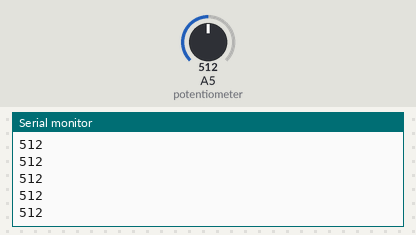
Recording of a sketch running on a simulated Arduino Uno, built with avr-gcc and run on an emulated ATmega328P. On the bench: the last lines printed to the serial monitor. The test bench sets the inputs (shaded band); at power-on: A5 (potentiometer) = 512.

Above: at 1.2 s.
1.3 s: A5 (potentiometer) set to 716
At 2.1 s:
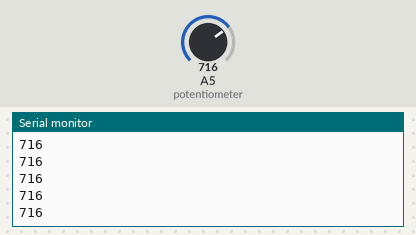
2.8 s: A5 (potentiometer) set to 900
At 3.7 s:
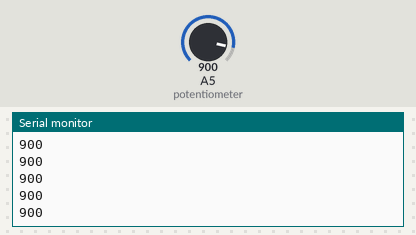
Timing chart, 0 to 5.8 s (numbered marks = the images above; inputs shaded):
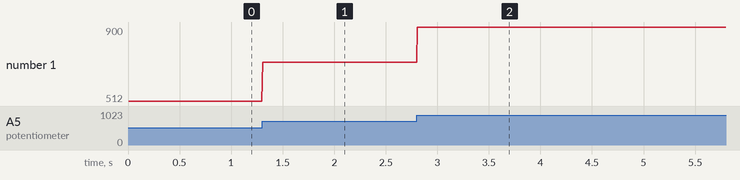

The sketch:

alleen_potentiometer1.ino
```cpp
// C++ code
//

const int potentiometer = A5;
unsigned long oldMillis = 0;

void setup()
{
  Serial.begin(9600);
  pinMode(potentiometer, INPUT);
}

void loop()
{
  if (millis() - oldMillis > 5)
  {
    oldMillis = millis();
  Serial.println(analogRead(potentiometer));
  }
}
```

Measured:
- after the input at 1.3 s, the serial monitor: prints a new line at once (image 1)
- after the input at 2.8 s, the serial monitor: prints a new line at once (image 2)
- plotted number 1: 512 → 716 after the input at 1.3 s, 716 → 900 after the input at 2.8 s
